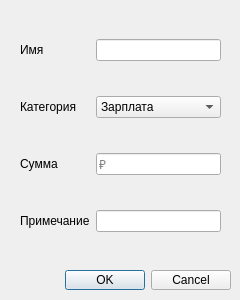
<?xml version="1.0" encoding="UTF-8"?>
<ui version="4.0">
 <class>Main_AddGain</class>
 <widget class="QWidget" name="Main_AddGain">
  <property name="geometry">
   <rect>
    <x>0</x>
    <y>0</y>
    <width>240</width>
    <height>300</height>
   </rect>
  </property>
  <property name="windowTitle">
   <string>Добавить в Доходы</string>
  </property>
  <widget class="QWidget" name="gridLayoutWidget">
   <property name="geometry">
    <rect>
     <x>20</x>
     <y>10</y>
     <width>201</width>
     <height>251</height>
    </rect>
   </property>
   <property name="font">
    <font>
     <pointsize>9</pointsize>
    </font>
   </property>
   <layout class="QGridLayout" name="gridLayout">
    <item row="2" column="0">
     <widget class="QLabel" name="label_3">
      <property name="font">
       <font>
        <pointsize>9</pointsize>
       </font>
      </property>
      <property name="text">
       <string>Сумма</string>
      </property>
      <property name="alignment">
       <set>Qt::AlignLeading|Qt::AlignLeft|Qt::AlignVCenter</set>
      </property>
     </widget>
    </item>
    <item row="3" column="0">
     <widget class="QLabel" name="label_4">
      <property name="font">
       <font>
        <pointsize>9</pointsize>
       </font>
      </property>
      <property name="text">
       <string>Примечание</string>
      </property>
      <property name="alignment">
       <set>Qt::AlignLeading|Qt::AlignLeft|Qt::AlignVCenter</set>
      </property>
     </widget>
    </item>
    <item row="0" column="1">
     <widget class="QLineEdit" name="lineEdit">
      <property name="font">
       <font>
        <pointsize>9</pointsize>
       </font>
      </property>
     </widget>
    </item>
    <item row="0" column="0">
     <widget class="QLabel" name="label_2">
      <property name="font">
       <font>
        <pointsize>9</pointsize>
       </font>
      </property>
      <property name="text">
       <string>Имя</string>
      </property>
      <property name="alignment">
       <set>Qt::AlignLeading|Qt::AlignLeft|Qt::AlignVCenter</set>
      </property>
     </widget>
    </item>
    <item row="3" column="1">
     <widget class="QLineEdit" name="lineEdit_3">
      <property name="font">
       <font>
        <pointsize>9</pointsize>
       </font>
      </property>
     </widget>
    </item>
    <item row="1" column="1">
     <widget class="QComboBox" name="comboBox">
      <property name="font">
       <font>
        <pointsize>9</pointsize>
       </font>
      </property>
      <item>
       <property name="text">
        <string>Зарплата</string>
       </property>
      </item>
      <item>
       <property name="text">
        <string>Инвестиции</string>
       </property>
      </item>
      <item>
       <property name="text">
        <string>Подарки</string>
       </property>
      </item>
      <item>
       <property name="text">
        <string>Недвижимость</string>
       </property>
      </item>
     </widget>
    </item>
    <item row="2" column="1">
     <widget class="QLineEdit" name="lineEdit_2">
      <property name="font">
       <font>
        <pointsize>9</pointsize>
       </font>
      </property>
      <property name="placeholderText">
       <string>₽</string>
      </property>
     </widget>
    </item>
    <item row="1" column="0">
     <widget class="QLabel" name="label">
      <property name="font">
       <font>
        <pointsize>9</pointsize>
       </font>
      </property>
      <property name="text">
       <string>Категория</string>
      </property>
      <property name="alignment">
       <set>Qt::AlignLeading|Qt::AlignLeft|Qt::AlignVCenter</set>
      </property>
     </widget>
    </item>
   </layout>
  </widget>
  <widget class="QDialogButtonBox" name="buttonBox">
   <property name="geometry">
    <rect>
     <x>40</x>
     <y>270</y>
     <width>191</width>
     <height>20</height>
    </rect>
   </property>
   <property name="font">
    <font>
     <pointsize>9</pointsize>
    </font>
   </property>
   <property name="standardButtons">
    <set>QDialogButtonBox::Cancel|QDialogButtonBox::Ok</set>
   </property>
  </widget>
 </widget>
 <resources/>
 <connections/>
</ui>
